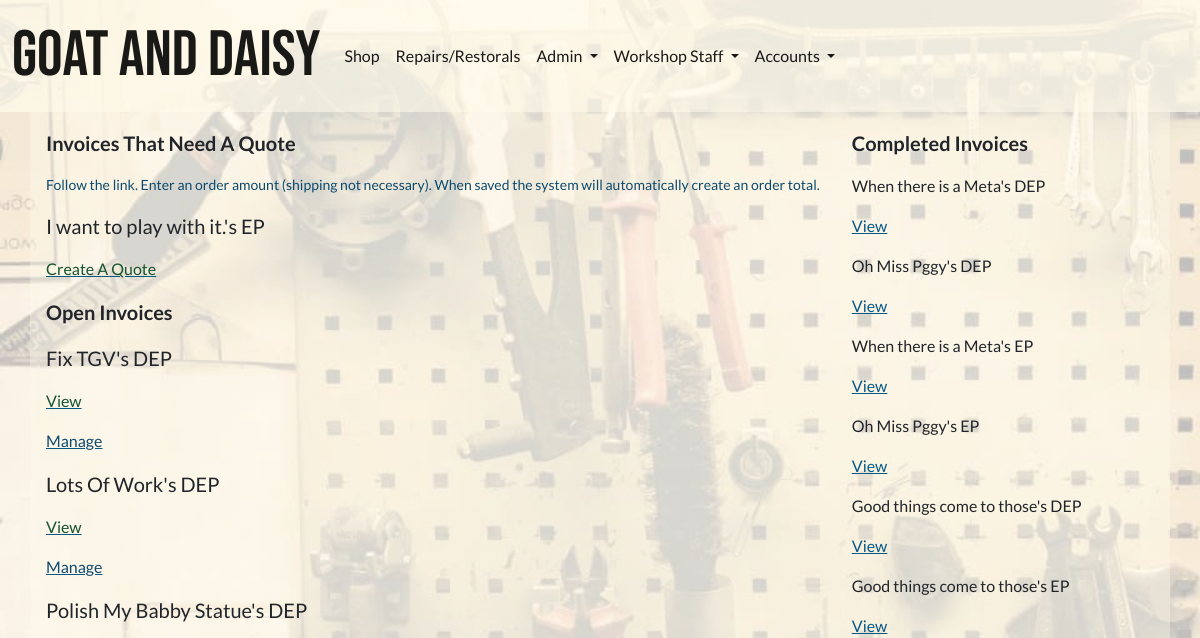
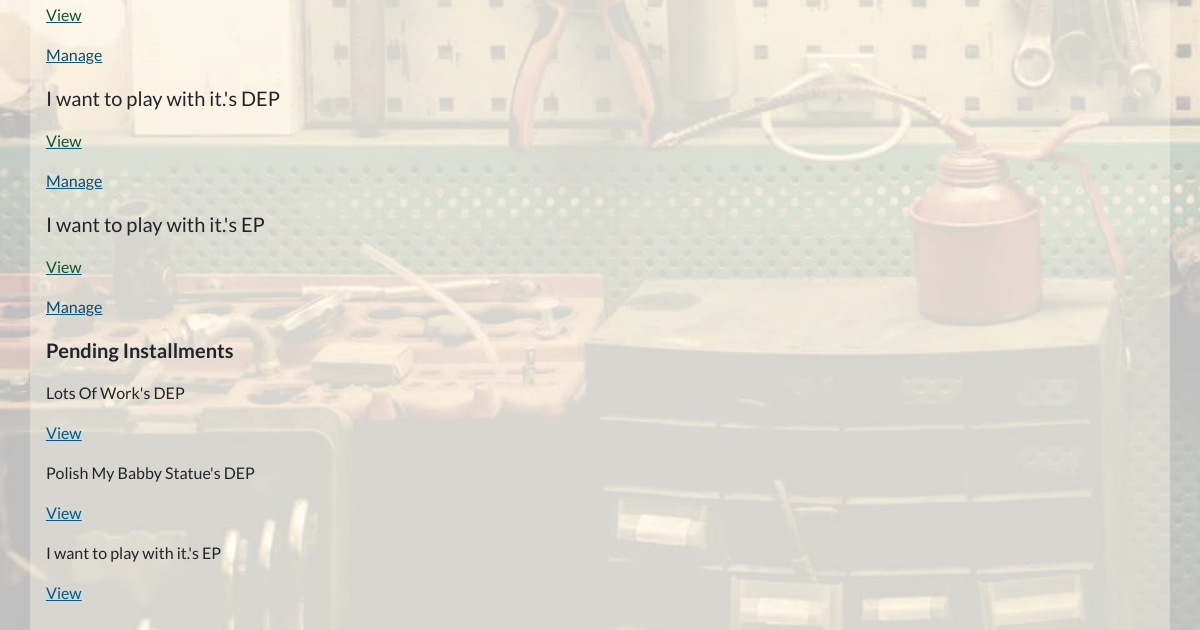
The app's page /workshop/all_customer_invoices/ (signed in), older data (2 pictures, top to bottom).
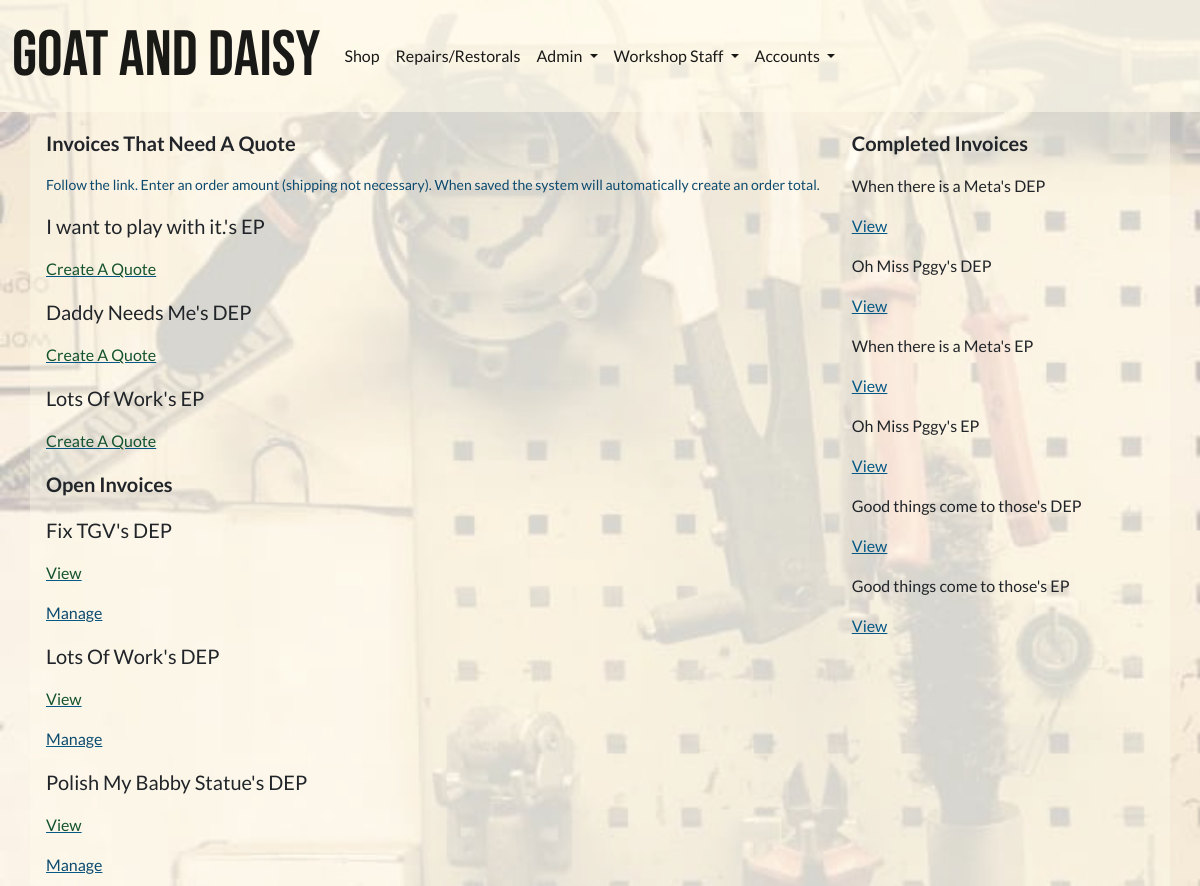
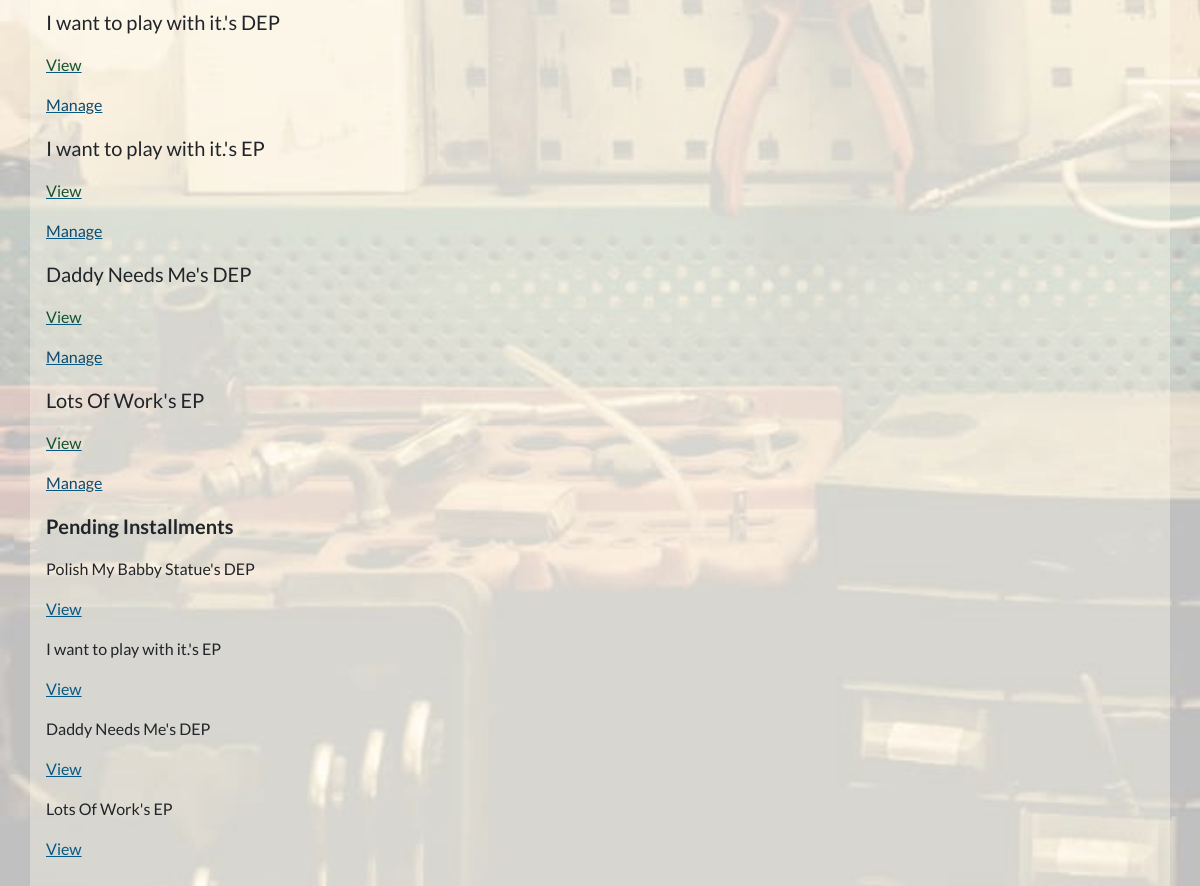
The same page, newer data (2 pictures, top to bottom).
### invoices/models.py (models this page shows, shortened)
class BaseInvoice(models.Model):
    date_created = models.DateField(auto_now_add=True)
    order_number = models.CharField(max_length=100, editable=False)
    full_name = models.CharField(max_length=100, null=True, blank=True)
    email = models.EmailField(null=True, blank=True)
    address1 = models.CharField(max_length=100, null=True, blank=True)
    address2 = models.CharField(max_length=100, null=True, blank=True)
    postcode = models.CharField(max_length=40, null=True, blank=True)
    town_or_city = models.CharField(max_length=40, null=True, blank=True)
    country = models.CharField(max_length=40, null=True, blank=True)
    notes = models.TextField(null=True, blank=True)
    order_amount = models.DecimalField(
        max_digits=12, decimal_places=2, default=0)
    shipping_cost = models.DecimalField(
        max_digits=12, decimal_places=2, default=0)
    order_total = models.DecimalField(
        max_digits=12, decimal_places=2, default=0)
    is_completed = models.BooleanField(default=False)
    paid_on = models.DateTimeField(null=True, blank=True)

class WorkshopCustomerInvoice(BaseInvoice):
    PAYMENT_CHOICES = [
        ('DEP', 'Deposit'),
        ('EP', 'End Payment'),
        ('SPT', 'Single Payment Total'),
        ('SP', 'Supplementary Payment'),
    ]
    service_ticket = models.ForeignKey(ServiceTicket, on_delete=models.CASCADE)
    payment_type = models.CharField(max_length=25, choices=PAYMENT_CHOICES)
    installment_paid = models.BooleanField(default=False)
    def __str__(self):
        return self.service_ticket.title + "'s" + " " + self.payment_type

### repairs_restorals/models.py (models this page shows, shortened)
class ServiceTicket(models.Model):
    customer = models.ForeignKey(
        Customer, related_name='service_ticket', on_delete=models.CASCADE)
    workshop_staff_responsible = models.ForeignKey(
        StaffMember, related_name='staff_tickets', on_delete=models.CASCADE)
    title = models.CharField(max_length=255)
    date_created = models.DateField(auto_now_add=True, editable=False)
    last_updated = models.DateField(auto_now=True, editable=False)
    service_description = models.TextField()
    link_to_desired_materials_1 = models.URLField(null=True, blank=True)
    link_to_desired_materials_2 = models.URLField(null=True, blank=True)
    link_to_desired_materials_3 = models.URLField(null=True, blank=True)
    is_completed = models.BooleanField(default=False)
    has_invoice = models.BooleanField(default=False)

### repairs_restorals/views.py (the view)
# urls.py: path('all_customer_invoices/', views.AllCustomerInvoices.as_view(), name="all_customer_invoices"),
class AllCustomerInvoices(GroupRequiredMixin, ListView):
    group_required = [u'Workshop Staff']
    model = WorkshopCustomerInvoice
    template_name = 'repairs_restorals/all_customer_invoices.html'
    context_object_name = "invoices"

### invoices/contexts.py (called while the page is built, shortened)
def shopping_cart(request):
    template_cart = []
    products_count = 0
    order_amount = 0
    shipping = 500
    cart = request.session.get('cart', {})
    for item in enumerate(template_cart):
        products_count += 1
    order_total = order_amount + shipping
    stripe_total = round(order_total * 100)
    context = {
        'template_cart': template_cart,
        'products_count': products_count,
        'order_amount': order_amount,
        'shipping': shipping,
        'order_total': order_total,
        'stripe_total': stripe_total,
    }
    return context

### profiles/group_mixin_decorator.py (called while the page is built)
    def dispatch(self, request, *args, **kwargs):
        if not request.user.is_authenticated:
            raise PermissionDenied
        else:
            user_groups = []
            for group in request.user.groups.values_list('name', flat=True):
                user_groups.append(group)
            if len(set(user_groups).intersection(self.group_required)) <= 0:
                raise PermissionDenied
        return super(GroupRequiredMixin, self).dispatch(request, *args, **kwargs)

### repairs_restorals/templates/repairs_restorals/all_customer_invoices.html (shortened to what this page needs)
{% extends 'base.html' %}
{% load static %}
{% block extra_css %}
<link rel="stylesheet" href="{% static 'css/workshop_bg_image_trans.css' %}">
{% endblock %}
{% block content %}
<div class="row">
    <div class="col transparent-card">
        <p class="lead"><strong>Invoices That Need A Quote</strong></p>
<p class="small text-muted">Follow the link. Enter an order amount (shipping not
    necessary). When saved the system will automatically create an order total.
</p>
{% for invoice in invoices %}
{% if not invoice.order_total %}
<p class="lead">{{ invoice }}</p>
<a href="{% url 'admin_customer_invoice' invoice.id %}">
    <p class="text-success">Create A Quote</p>
</a>
{% endif %}
{% endfor %}
<p class="lead"><strong>Open Invoices</strong></p>
{% for invoice in invoices %}
{% if not invoice.is_completed%}
<p class="lead">{{ invoice }}</p>
<a href="{% url 'customer_invoice_detail' invoice.id %}">
    <p class="text-success">View</p>
</a>
<a href="{% url 'admin_customer_invoice' invoice.id %}">
    <p class="text-info">Manage</p>
</a>
{% endif %}
{% endfor %}
<p class="lead"><strong>Pending Installments</strong></p>
{% for invoice in invoices %}
{% if not invoice.is_completed %}
{% if not invoice.installment_paid %}
<p>{{ invoice }}</p>
<a href="{% url 'customer_invoice_detail' invoice.id %}">
    <p>View</p>
</a>
{% endif %}
{% endif %}
{% endfor %}
    </div>
    <div class="col transparent-card">
        <p class="lead"><strong>Completed Invoices</strong></p>
{% for invoice in invoices %}
{% if invoice.is_completed %}
<p>{{ invoice }}</p>
<a href="{% url 'customer_invoice_detail' invoice.id %}">
    <p>View</p>
</a>
{% endif %}
{% endfor %}
    </div>
</div>
{% endblock %}

Row changes from the older to the newer data that the page shows:
no longer on one of the page's lists (row edited): WorkshopCustomerInvoice: service_ticket+payment_type "Lots Of Work's DEP"
added WorkshopCustomerInvoice: service_ticket+payment_type "Daddy Needs Me's DEP"
added WorkshopCustomerInvoice: service_ticket+payment_type "Lots Of Work's EP"
